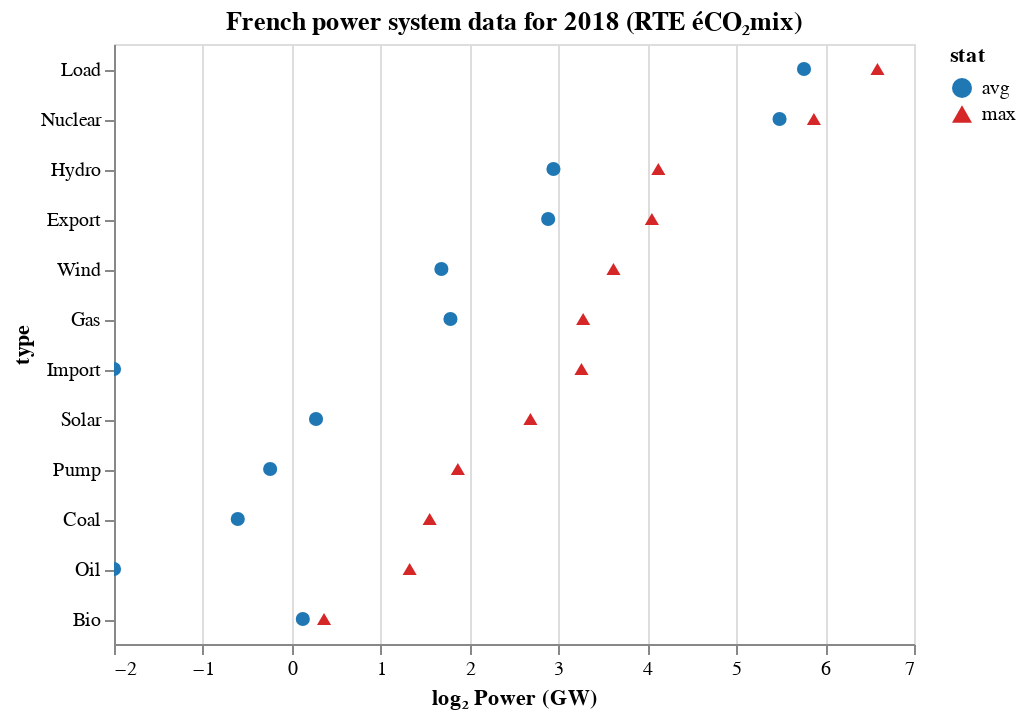

Here is the notebook cell this chart was saved with:
### Code cell
shape_scale = alt.Scale(domain=['avg', 'max'], range=['circle', 'triangle-up'])

tab_blue = '#1f77b4' # ( 31, 119, 180)
tab_red = '#d62728' # (214,  39,  40)
color_scale = alt.Scale(domain=['avg', 'max'], range=[tab_blue, tab_red])

alt.Chart(stats_yl[y==2018]).mark_point(filled=True, size=50, opacity=1).encode(
    x=alt.X('log2', 
        scale = alt.Scale(
            domain=(-2,7),
            clamp=True # nice for interactive charts. otherwise, clip=True may be better
        ),
        axis=alt.Axis(title='log₂ Power (GW)')
    ),
    y=alt.Y('type', sort=sorted_types),
    color=alt.Color('stat',
        scale=color_scale
    ),
    shape=alt.Shape(
        'stat', 
        scale=shape_scale
    ),
    tooltip=['year', 'value']
).properties(
    title='French power system data for 2018 (RTE éCO₂mix)'
).interactive()

### Figure 1 — Vega-Lite specification as saved in the notebook (floating-point values rounded to 4 significant figures)
{"$schema": "https://vega.github.io/schema/vega-lite/v3.4.0.json", "config": {"mark": {"tooltip": null}, "view": {"height": 300, "width": 400}}, "data": {"name": "data-db3e594b6992120c694732e2da9673fd"}, "datasets": {"data-db3e594b6992120c694732e2da9673fd": [{"log2": 0.124, "stat": "avg", "type": "Bio", "value": 1.09, "year": 2018}, {"log2": -2.092, "stat": "avg", "type": "Oil", "value": 0.2345, "year": 2018}, {"log2": -0.6076, "stat": "avg", "type": "Coal", "value": 0.6563, "year": 2018}, {"log2": -0.2434, "stat": "avg", "type": "Pump", "value": 0.8448, "year": 2018}, {"log2": 0.2727, "stat": "avg", "type": "Solar", "value": 1.208, "year": 2018}, {"log2": -3.196, "stat": "avg", "type": "Import", "value": 0.1091, "year": 2018}, {"log2": 1.785, "stat": "avg", "type": "Gas", "value": 3.447, "year": 2018}, {"log2": 1.683, "stat": "avg", "type": "Wind", "value": 3.211, "year": 2018}, {"log2": 2.884, "stat": "avg", "type": "Export", "value": 7.384, "year": 2018}, {"log2": 2.944, "stat": "avg", "type": "Hydro", "value": 7.695, "year": 2018}, {"log2": 5.487, "stat": "avg", "type": "Nuclear", "value": 44.86, "year": 2018}, {"log2": 5.762, "stat": "avg", "type": "Load", "value": 54.28, "year": 2018}, {"log2": 0.3629, "stat": "max", "type": "Bio", "value": 1.286, "year": 2018}, {"log2": 1.326, "stat": "max", "type": "Oil", "value": 2.507, "year": 2018}, {"log2": 1.551, "stat": "max", "type": "Coal", "value": 2.931, "year": 2018}, {"log2": 1.868, "stat": "max", "type": "Pump", "value": 3.651, "year": 2018}, {"log2": 2.685, "stat": "max", "type": "Solar", "value": 6.43, "year": 2018}, {"log2": 3.259, "stat": "max", "type": "Import", "value": 9.574, "year": 2018}, {"log2": 3.278, "stat": "max", "type": "Gas", "value": 9.7, "year": 2018}, {"log2": 3.619, "stat": "max", "type": "Wind", "value": 12.29, "year": 2018}, {"log2": 4.051, "stat": "max", "type": "Export", "value": 16.58, "year": 2018}, {"log2": 4.124, "stat": "max", "type": "Hydro", "value": 17.43, "year": 2018}, {"log2": 5.874, "stat": "max", "type": "Nuclear", "value": 58.64, "year": 2018}, {"log2": 6.589, "stat": "max", "type": "Load", "value": 96.27, "year": 2018}]}, "encoding": {"color": {"field": "stat", "scale": {"domain": ["avg", "max"], "range": ["#1f77b4", "#d62728"]}, "type": "nominal"}, "shape": {"field": "stat", "scale": {"domain": ["avg", "max"], "range": ["circle", "triangle-up"]}, "type": "nominal"}, "tooltip": [{"field": "year", "type": "quantitative"}, {"field": "value", "type": "quantitative"}], "x": {"axis": {"title": "log₂ Power (GW)"}, "field": "log2", "scale": {"clamp": true, "domain": [-2, 7]}, "type": "quantitative"}, "y": {"field": "type", "sort": ["Load", "Nuclear", "Hydro", "Export", "Wind", "Gas", "Import", "Solar", "Pump", "Coal", "Oil", "Bio"], "type": "nominal"}}, "mark": {"filled": true, "opacity": 1, "size": 50, "type": "point"}, "selection": {"selector020": {"bind": "scales", "encodings": ["x", "y"], "type": "interval"}}, "title": "French power system data for 2018 (RTE éCO₂mix)"}
